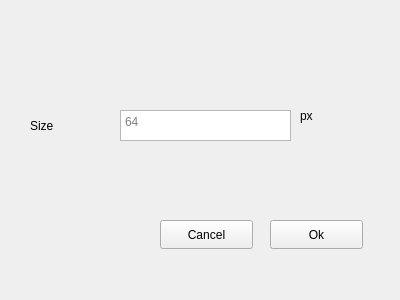
<?xml version="1.0" encoding="UTF-8"?>
<ui version="4.0">
 <class>StarterForm</class>
 <widget class="QWidget" name="StarterForm">
  <property name="geometry">
   <rect>
    <x>0</x>
    <y>0</y>
    <width>400</width>
    <height>300</height>
   </rect>
  </property>
  <property name="windowTitle">
   <string>Form</string>
  </property>
  <widget class="QTextEdit" name="sizeText">
   <property name="geometry">
    <rect>
     <x>120</x>
     <y>110</y>
     <width>171</width>
     <height>31</height>
    </rect>
   </property>
   <property name="placeholderText">
    <string>64</string>
   </property>
  </widget>
  <widget class="QLabel" name="widthLabel">
   <property name="geometry">
    <rect>
     <x>30</x>
     <y>110</y>
     <width>71</width>
     <height>31</height>
    </rect>
   </property>
   <property name="text">
    <string>Size</string>
   </property>
  </widget>
  <widget class="QLabel" name="widthLabel_2">
   <property name="geometry">
    <rect>
     <x>300</x>
     <y>100</y>
     <width>71</width>
     <height>31</height>
    </rect>
   </property>
   <property name="text">
    <string>px</string>
   </property>
  </widget>
  <widget class="QPushButton" name="pushButton">
   <property name="geometry">
    <rect>
     <x>270</x>
     <y>220</y>
     <width>93</width>
     <height>29</height>
    </rect>
   </property>
   <property name="text">
    <string>Ok</string>
   </property>
  </widget>
  <widget class="QPushButton" name="pushButton_2">
   <property name="geometry">
    <rect>
     <x>160</x>
     <y>220</y>
     <width>93</width>
     <height>29</height>
    </rect>
   </property>
   <property name="text">
    <string>Cancel</string>
   </property>
  </widget>
 </widget>
 <resources/>
 <connections/>
</ui>
